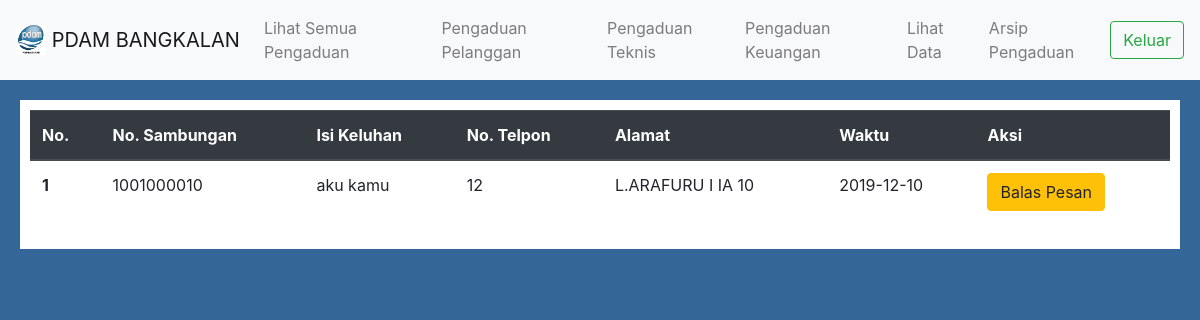
Screenshot of /index.php/welcome/Pelanggan with the database file from the repository.
### tables this page shows
CREATE TABLE `riwayat_keluhan` (
  `No_R` int(11) NOT NULL,
  `Pelanggan` varchar(50) NOT NULL,
  `Keluhan` varchar(200) NOT NULL,
  `Waktu` date NOT NULL,
  `Bagian_Pengaduan` int(11) NOT NULL,
  `NO_HP` varchar(13) NOT NULL,
  `status` varchar(1) NOT NULL
);

CREATE TABLE `pelanggan` (
  `No_Sambungan` varchar(50) NOT NULL,
  `Nama` varchar(50) NOT NULL,
  `Alamat` varchar(50) NOT NULL
);

### application/controllers/Welcome.php (called while the page is built, shortened)
<?php
class Welcome extends CI_Controller {
	function __construct(){
		$this->load->model('m_login');
	}
	public function Pelanggan()
	{
		$data['data'] = $this->m_login->tampil_data_keluhan();
		$this->load->view('pelanggan',$data);
	}
}

### index.php (called while the page is built, shortened)
<?php
require_once BASEPATH.'core/CodeIgniter.php';

### application/models/M_login.php (called while the page is built, shortened)
<?php
	class M_login extends CI_Model{
		function tampil_data_keluhan(){
			$this->db->select('p.No_Sambungan,r.Keluhan,r.Waktu,p.Alamat,p.Nama,r.NO_HP,r.Bagian_Pengaduan,r.No_R');
		  	$this->db->from('riwayat_keluhan r');
      		$this->db->join('pelanggan p ', 'r.Pelanggan=p.No_Sambungan');
      		$this->db->where('r.status','0');
      		$query = $this->db->get();
      		return $query->result();
      	}
	}
?>

### application/views/pelanggan.php (the view, shortened to what this page needs)
<!DOCTYPE html>
<html>
  <head>
    <link href="<?php echo base_url()?>/assets/bootstrap/css/bootstrap.min.css" rel="stylesheet" type="text/css" />
  </head>
  <body style="background: #346698">
    <nav class="navbar navbar-expand-lg navbar-light bg-light">
       <a class="navbar-brand" href="#">
        <img src="<?php echo base_url()?>/assets/gambar/logo.jpg" width="30" height="30" class="d-inline-block align-top" alt=""> PDAM BANGKALAN
      </a>
      <div class="collapse navbar-collapse" id="navbarSupportedContent">
        <ul class="navbar-nav mr-auto">
          <li class="nav-item">
            <a class="nav-link" href="<?php echo base_url()?>index.php/Welcome/admin">Lihat Semua Pengaduan</a>
          </li>
          <li class="nav-item">
            <a class="nav-link" href="<?php echo base_url()?>index.php/Welcome/Pelanggan">Pengaduan Pelanggan</a>
          </li>
          <li class="nav-item">
            <a class="nav-link" href="<?php echo base_url()?>index.php/Welcome/Teknis">Pengaduan Teknis</a>
          </li>
          <li class="nav-item">
            <a class="nav-link" href="<?php echo base_url()?>index.php/Welcome/Keuangan">Pengaduan Keuangan</a>
          </li>
          <li class="nav-item">
            <a class="nav-link" href="<?php echo base_url()?>index.php/Welcome/lihatdata">Lihat Data</a>
          </li>
          <li class="nav-item">
            <a class="nav-link" href="<?php echo base_url()?>index.php/Welcome/arsip">Arsip Pengaduan</a>
          </li>
        </ul>
        <form class="form-inline my-2 my-lg-0" methof="POST" action="<?php echo base_url()?>index.php/Welcome/index">
          <button class="btn btn-outline-success my-2 my-sm-0" type="submit">Keluar</button>
        </form>
      </div>
    </nav>
    <div style="background:white;margin:20px;padding:10px">
      <table class="table">
        <thead class="thead-dark">
          <tr>
            <th scope="col">No.</th>
            <th scope="col">No. Sambungan</th>
            <th scope="col">Isi Keluhan</th>
            <th scope="col">No. Telpon</th>
            <th scope="col">Alamat</th>
            <th scope="col">Waktu</th>
            <th scope="col">Aksi</th>
          </tr>
        </thead>
        <tbody>
          <?php
            $no = 0;
            foreach($data as $u){
                if($u->Bagian_Pengaduan=="1"){
                $no++;
                echo'<tr>
                  <th scope="row">'.$no.'</th>
                  <td>'.$u->No_Sambungan.'</td>
                  <td>'.$u->Keluhan.'</td>
                  <td>'.$u->NO_HP.'</td>
                  <td>'.$u->Alamat.'</td>
                  <td>'.$u->Waktu.'</td>
                  <td><a class="btn btn-warning" href=" '.base_url().'index.php/Welcome/balas/'.$u->No_R.' " id="bp" data-toggle="modal" data-target="#modal_bp">Balas Pesan</a></td>
                </tr>';
              }
            }
          ?>
        </tbody>
      </table>
    </div>
  </body>
</html>

### rows the page displays
riwayat_keluhan: pelanggan.No_Sambungan "1001000010", Keluhan "aku kamu", NO_HP "12", pelanggan.Alamat "L.ARAFURU I IA 10", Waktu "2019-12-10"
